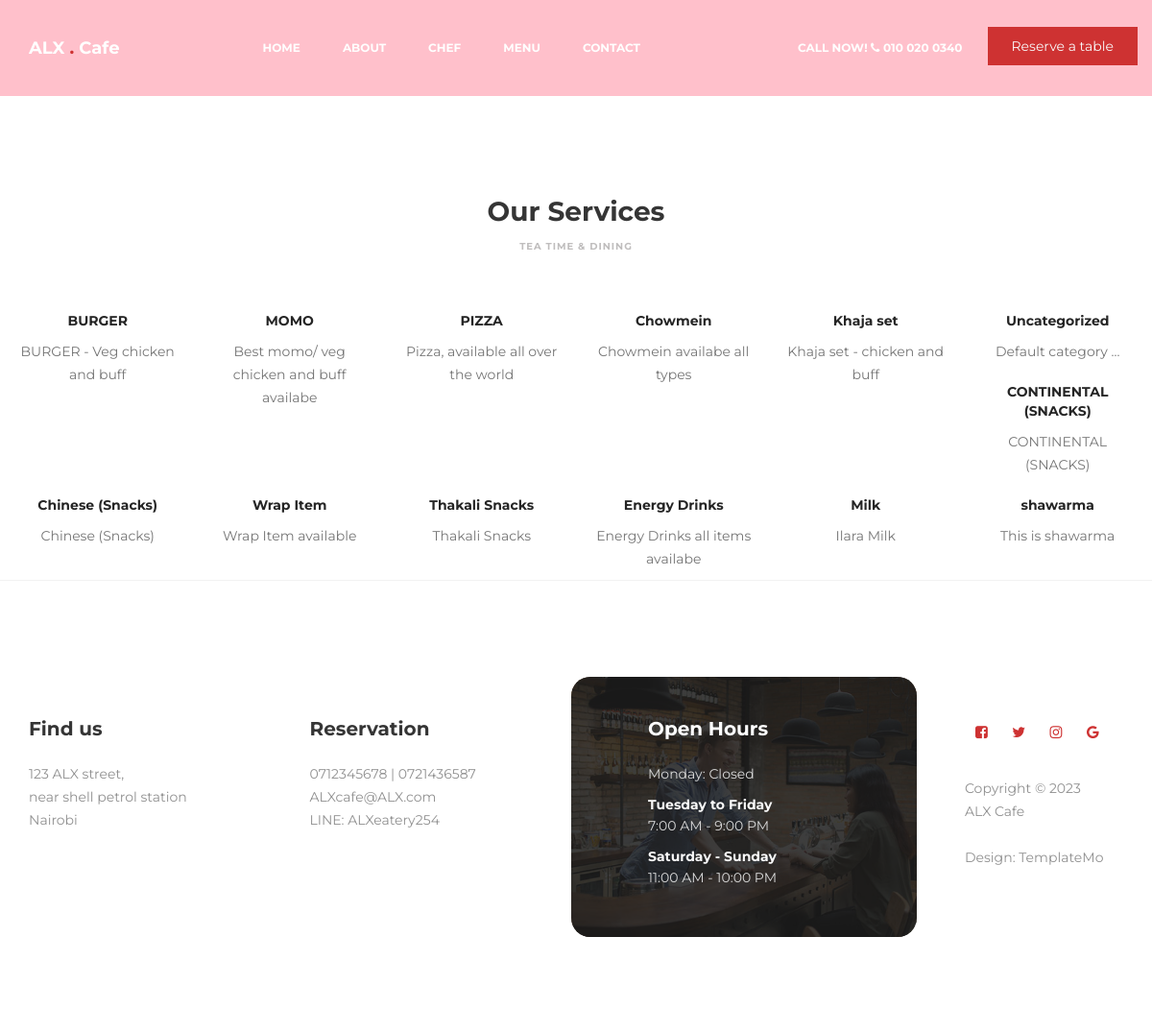
The app's page /menuitems with its own data.
### menu/models.py (models this page shows, shortened)
class MainMenu(models.Model):
    created_at = models.DateField(auto_now_add=True)
    posted_by = models.ForeignKey(User, on_delete=models.CASCADE)
    name = models.CharField(max_length=100, unique=True)
    title = models.CharField(max_length=255, unique=True)
    slug = models.CharField(max_length=100,unique=True)
    status = models.BooleanField(default=0)
    description = models.TextField(max_length=400)

### menu/views.py (the view)
# urls.py: path('menuitems',views.menuitems, name ='menuitems'),
def menuitems(request):
    menuitems = MenuItems.objects.all()
    menus = MainMenu.objects.all()
    data = {
        'menuitems':menuitems,
        'menus':menus
    }
    return render(request,'pages/menulist.html',data)

### menu/templates/pages/menulist.html (shortened to what this page needs)
{% extends 'master/master.html' %}
{% block content %}
{% load static %}
<section class="navbar custom-navbar navbar-fixed-top" role="navigation">
    <div class="container">
        <div class="navbar-header">
            <a href="index.html" class="navbar-brand">ALX <span>.</span> Cafe</a>
        </div>
        <div class="collapse navbar-collapse">
            <ul class="nav navbar-nav navbar-nav-first">
                <li><a href="#home" class="smoothScroll">Home</a></li>
                <li><a href="#about" class="smoothScroll">About</a></li>
                <li><a href="#team" class="smoothScroll">Chef</a></li>
                <li><a href="#menu" class="smoothScroll">Menu</a></li>
                <li><a href="#contact" class="smoothScroll">Contact</a></li>
            </ul>
            <ul class="nav navbar-nav navbar-right">
                <li><a href="#">Call Now! <i class="fa fa-phone"></i> 010 020 0340</a></li>
                <a href="#footer" class="section-btn">Reserve a table</a>
            </ul>
        </div>
    </div>
</section>
<section id="menu" style="background: pink">
</section>
<section id="menu" class="menulist">
    <div class="container">
        <div class="row">
            <div class="col-md-12 col-sm-12">
                <div class="section-title wow fadeInUp" data-wow-delay="0.1s">
                    <h2>Our Services </h2>
                    <h4>Tea Time &amp; Dining</h4>
                </div>
            </div>
            {% for menu in menus %}
            <div class="col-md-2 col-sm-6">
                <div class="menu-thumb">
                    <div class="card">
                        <a href="{% url 'menudetail' menu.name%}">
                            <div class="card-body">
                                <h5 class="card-title">{{menu.title}}</h5>
                                <p>{{menu.description}}</p>
                            </div>
                        </a>
                    </div>
                </div>
            </div>
            {% endfor %}
        </div>
    </div>
</section>
{% endblock %}

### static/assets/css/templatemo-style.css (style rules this page uses)
body { background: #ffffff; font-family: 'Montserrat', sans-serif; overflow-x: hidden; }
h1,h2,h3,h4,h5,h6 { font-weight: bold; line-height: inherit; }
h2 { color: #353535; font-size: 2em; padding-bottom: 10px; }
p { color: #757575; font-size: 14px; font-weight: normal; line-height: 24px; }
html { -webkit-font-smoothing: antialiased; }
a { color: #252525; -webkit-transition: 0.5s; transition: 0.5s; text-decoration: none !important; }
.section-title { padding-bottom: 40px; }
.section-title h2 { margin: 0; }
.section-title h4 { color: #bfbdbd; font-size: 10px; letter-spacing: 1px; text-transform: uppercase; margin-top: 0; }
section { position: relative; padding: 100px 0; }
#team, #menu, #menuitems, #testimonial { text-align: center; }
.section-btn { background: #ce3232; border-radius: 0; border: 0; color: #f9f9f9; font-size: inherit; font-weight: normal; padding: 10px 25px; transition: 0.5s 0.2s; }
.custom-navbar { border: none; margin-bottom: 0; padding: 25px 0; }
.custom-navbar .navbar-brand { color: #ffffff; font-size: 18px; font-weight: bold; }
.custom-navbar .navbar-brand span { color: #ce3232; }
.custom-navbar .navbar-nav.navbar-nav-first { margin-left: 8em; }
.custom-navbar .navbar-nav.navbar-right li a { padding-right: 12px; padding-left: 12px; }
.custom-navbar .navbar-nav.navbar-right .section-btn { display: inline-block; margin: 0.2em 0 0 1em; }
.custom-navbar .nav li a { font-size: 12px; font-weight: bold; color: #ffffff; padding-right: 22px; padding-left: 22px; text-transform: uppercase; }
@media (min-width:768px) { .custom-navbar { border-bottom: 0; background: 0 0; } }
#menu { padding-bottom: 0; }
#menu .container { width: 100%; }
#menu .menu-thumb { overflow: hidden; position: relative; cursor: pointer; width: 102%; }

### records on screen
MainMenu: title "BURGER", description "BURGER - Veg chicken and buff"
MainMenu: title "MOMO", description "Best momo/ veg chicken and buff availabe"
MainMenu: title "PIZZA", description "Pizza, available all over the world"
MainMenu: title "Chowmein", description "Chowmein availabe all types"
MainMenu: title "Khaja set", description "Khaja set - chicken and buff"
MainMenu: title "Uncategorized", description "Default category ..."
MainMenu: title "CONTINENTAL (SNACKS)", description "CONTINENTAL (SNACKS)"
MainMenu: title "Chinese (Snacks)", description "Chinese (Snacks)"
MainMenu: title "Wrap Item", description "Wrap Item available"
MainMenu: title "Thakali Snacks", description "Thakali Snacks"
MainMenu: title "Energy Drinks", description "Energy Drinks all items availabe"
MainMenu: title "Milk", description "Ilara Milk"
MainMenu: title "shawarma", description "This is shawarma"
